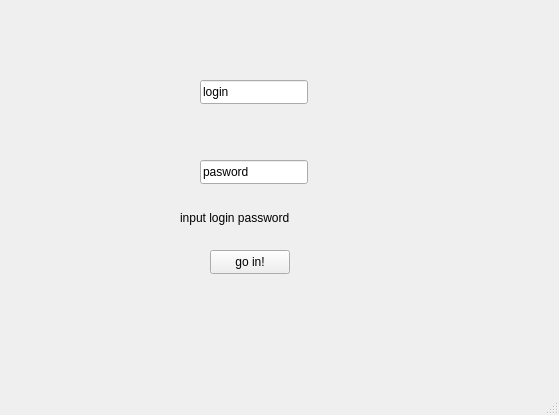
<?xml version="1.0" encoding="UTF-8"?>
<ui version="4.0">
 <class>MainWindow</class>
 <widget class="QMainWindow" name="MainWindow">
  <property name="geometry">
   <rect>
    <x>0</x>
    <y>0</y>
    <width>559</width>
    <height>415</height>
   </rect>
  </property>
  <property name="windowTitle">
   <string>MainWindow</string>
  </property>
  <widget class="QWidget" name="centralwidget">
   <widget class="QPushButton" name="login_Button">
    <property name="geometry">
     <rect>
      <x>210</x>
      <y>250</y>
      <width>80</width>
      <height>24</height>
     </rect>
    </property>
    <property name="text">
     <string>go in!</string>
    </property>
   </widget>
   <widget class="QLineEdit" name="passwordLine">
    <property name="geometry">
     <rect>
      <x>200</x>
      <y>160</y>
      <width>108</width>
      <height>24</height>
     </rect>
    </property>
    <property name="text">
     <string>pasword</string>
    </property>
   </widget>
   <widget class="QLineEdit" name="loginLine">
    <property name="geometry">
     <rect>
      <x>200</x>
      <y>80</y>
      <width>108</width>
      <height>24</height>
     </rect>
    </property>
    <property name="text">
     <string>login</string>
    </property>
   </widget>
   <widget class="QLabel" name="auth_text">
    <property name="geometry">
     <rect>
      <x>180</x>
      <y>210</y>
      <width>151</width>
      <height>16</height>
     </rect>
    </property>
    <property name="text">
     <string>input login password</string>
    </property>
   </widget>
  </widget>
  <widget class="QMenuBar" name="menubar">
   <property name="geometry">
    <rect>
     <x>0</x>
     <y>0</y>
     <width>559</width>
     <height>21</height>
    </rect>
   </property>
  </widget>
  <widget class="QStatusBar" name="statusbar"/>
 </widget>
 <resources/>
 <connections/>
</ui>
